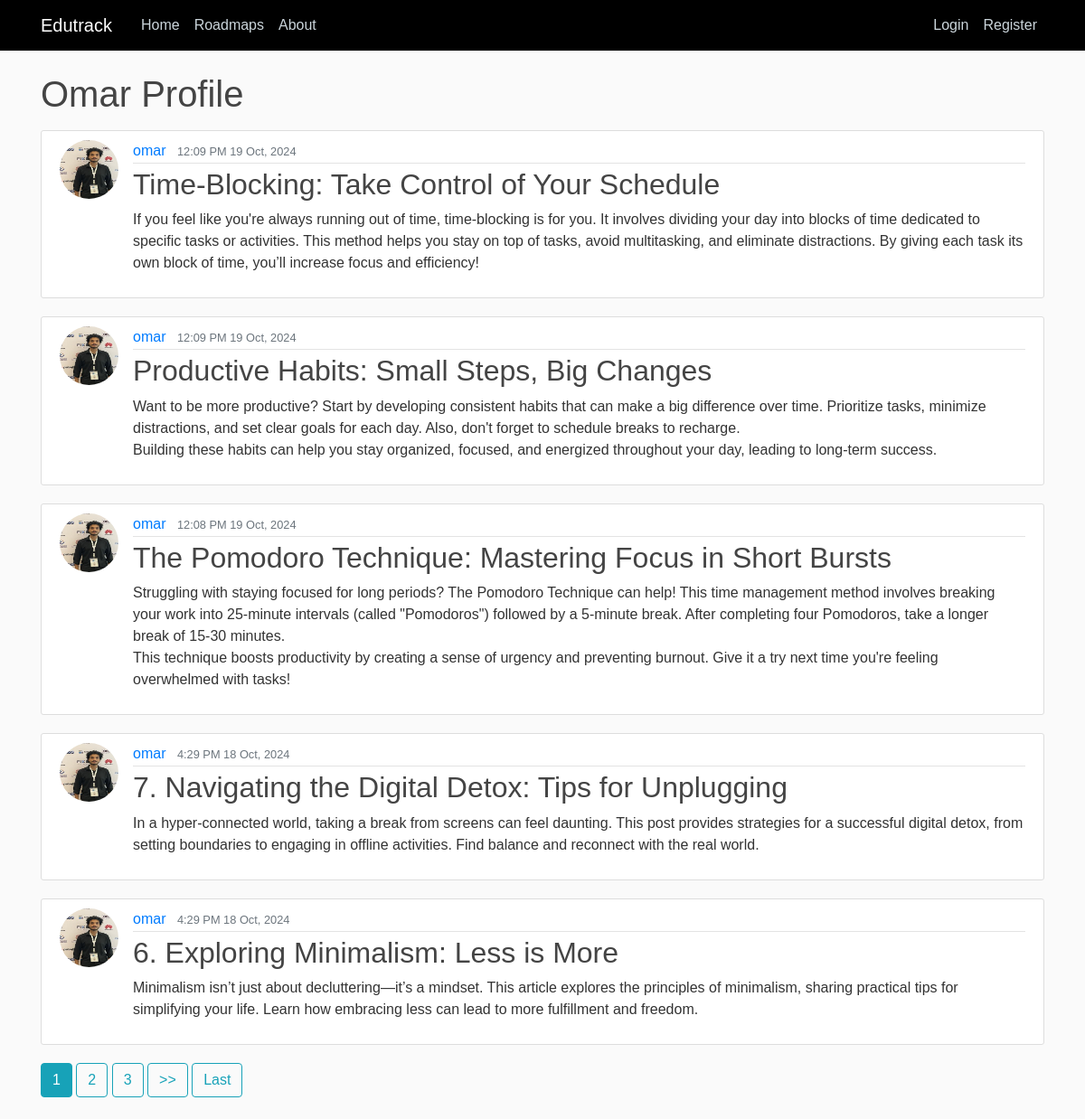
The page /user/omar/ on the database its author committed.
### main/models.py (models this page shows, shortened)
class Post(models.Model):
    title = models.CharField(max_length=100)
    content = models.TextField()
    date_posted = models.DateTimeField(default=timezone.now)
    author = models.ForeignKey(User, on_delete=models.CASCADE)

### users/models.py (models this page shows, shortened)
class Profile(models.Model):
    user = models.OneToOneField(User, on_delete=models.CASCADE)
    image = models.ImageField(default= 'default.jpg', upload_to='profile_pics')

### main/views.py (the view)
# urls.py: path('user/<str:username>/', UserPostListView.as_view(), name='user-posts'),
class UserPostListView(ListView):
    model = Post
    template_name = 'main/user_posts.html'
    context_object_name = 'posts'
    ordering = ['-date_posted']
    paginate_by = 5
    def get_queryset(self) -> QuerySet[Any]:
        user = get_object_or_404(User, username=self.kwargs.get('username'))
        return Post.objects.filter(author=user).order_by('-date_posted')

### main/templates/main/user_posts.html (shortened to what this page needs)
{% extends "main/base.html" %} {% block content %}
<h1 class="mb-3">{{ view.kwargs.username|capfirst }} Profile</h1>
{% for post in posts%}
<article class="media content-section">
    <img class="rounded-circle article-img" src="{{ post.author.profile.image.url }}">
  <div class="media-body">
    <div class="article-metadata">
        <a class="mr-2" href="{% url "user-posts" post.author.username %}">{{ post.author }}</a>
      <small class="text-muted">{{ post.date_posted|date:"f A d M, Y" }}</small>
    </div>
    <h2><a class="article-title" href="{% url 'post-detail' post.id %}">{{ post.title }}</a></h2>
    <p class="article-content">{{ post.content }}</p>
  </div>
</article>
{% endfor %}
{% if is_paginated %}
    {% for num in page_obj.paginator.page_range %}
        {% if page_obj.number == num %}
            <a class="btn btn-info mb-4" href="?page={{ num }}">{{ num }}</a>
        {% elif num > page_obj.number|add:"-3" and num < page_obj.number|add:"3" %}
            <a class="btn btn-outline-info mb-4" href="?page={{ num }}">{{ num }}</a>
        {% endif %}
    {% endfor %}
    {% if page_obj.has_next %}
    <a class="btn btn-outline-info mb-4" href="?page={{ page_obj.next_page_number }}">>></a>
    <a class="btn btn-outline-info mb-4" href="?page={{ page_obj.paginator.num_pages }}">Last</a>
    {% endif %}
{% endif %}
{% endblock content %}

### main/static/main/css/main.css (style rules this page uses)
body { background: #fafafa; color: #333333; margin-top: 5rem; font-family: Arial, sans-serif; }
h1, h2, h3, h4, h5, h6 { color: #444444; }
.content-section { background: #ffffff; padding: 10px 20px; border: 1px solid #dddddd; border-radius: 3px; margin-bottom: 20px; }
.article-title { color: #444444; }
.article-content { white-space: pre-line; }
.article-img { height: 65px; width: 65px; margin-right: 16px; }
.article-metadata { padding-bottom: 1px; margin-bottom: 4px; border-bottom: 1px solid #e3e3e3; }

### rows shown on the page
Post: author.profile.image (picture), author "omar", date_posted "12:09 PM 19 Oct, 2024", title "Time-Blocking: Take Control of Your Schedule", content "If you feel like you're always running out of time, time-blocking is for you. It involves dividing your day into blocks of time dedicated to specific tasks or activities. This method helps you stay on top of tasks, avoid multitasking, and eliminate distractions. By giving each task its own block of time, you’ll increase focus and efficiency!"
Post: author.profile.image (picture), author "omar", date_posted "12:09 PM 19 Oct, 2024", title "Productive Habits: Small Steps, Big Changes", content "Want to be more productive? Start by developing consistent habits that can make a big difference over time. Prioritize tasks, minimize distractions, and set clear goals for each day. Also, don't forget to schedule breaks to recharge. Building these habits can help you stay organized, focused, and energized throughout your day, leading to long-term success."
Post: author.profile.image (picture), author "omar", date_posted "12:08 PM 19 Oct, 2024", title "The Pomodoro Technique: Mastering Focus in Short Bursts", content "Struggling with staying focused for long periods? The Pomodoro Technique can help! This time management method involves breaking your work into 25-minute intervals (called \"Pomodoros\") followed by a 5-minute break. After completing four Pomodoros, take a longer break of 15-30 minutes. This technique boosts productivity by creating a sense of urgency and preventing burnout. Give it a try next time you're feeling overwhelmed with tasks!"
Post: author.profile.image (picture), author "omar", date_posted "4:29 PM 18 Oct, 2024", title "7. Navigating the Digital Detox: Tips for Unplugging", content "In a hyper-connected world, taking a break from screens can feel daunting. This post provides strategies for a successful digital detox, from setting boundaries to engaging in offline activities. Find balance and reconnect with the real world."
Post: author.profile.image (picture), author "omar", date_posted "4:29 PM 18 Oct, 2024", title "6. Exploring Minimalism: Less is More", content "Minimalism isn’t just about decluttering—it’s a mindset. This article explores the principles of minimalism, sharing practical tips for simplifying your life. Learn how embracing less can lead to more fulfillment and freedom."

### other values the page prints
{{ view.kwargs.username|capfirst }} "Omar"
{{ num }} "1"
{{ num }} "2" "3"
